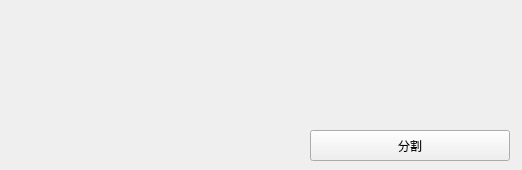
       <widget class="QWidget" name="tab_3">
        <attribute name="title">
         <string>区域生长</string>
        </attribute>
        <widget class="QPushButton" name="btnSegmentation">
         <property name="geometry">
          <rect>
           <x>310</x>
           <y>130</y>
           <width>200</width>
           <height>31</height>
          </rect>
         </property>
         <property name="minimumSize">
          <size>
           <width>200</width>
           <height>0</height>
          </size>
         </property>
         <property name="text">
          <string>分割</string>
         </property>
        </widget>
        <widget class="QWidget" name="widgetThreshold" native="true">
         <property name="geometry">
          <rect>
           <x>20</x>
           <y>10</y>
           <width>493</width>
           <height>114</height>
          </rect>
         </property>
         <property name="minimumSize">
          <size>
           <width>493</width>
           <height>114</height>
          </size>
         </property>
         <property name="maximumSize">
          <size>
           <width>493</width>
           <height>114</height>
          </size>
         </property>
         <property name="styleSheet">
          <string notr="true"/>
         </property>
         <widget class="ctkRangeWidget" name="m_ThresholdSlider" native="true">
          <property name="geometry">
           <rect>
            <x>0</x>
            <y>10</y>
            <width>491</width>
            <height>41</height>
           </rect>
          </property>
          <property name="sizePolicy">
           <sizepolicy hsizetype="Preferred" vsizetype="Preferred">
            <horstretch>0</horstretch>
            <verstretch>0</verstretch>
           </sizepolicy>
          </property>
         </widget>
         <widget class="ctkRangeWidget" name="m_ThresholdSlider_3" native="true">
          <property name="geometry">
           <rect>
            <x>10</x>
            <y>70</y>
            <width>491</width>
            <height>51</height>
           </rect>
          </property>
          <property name="sizePolicy">
           <sizepolicy hsizetype="Preferred" vsizetype="Preferred">
            <horstretch>0</horstretch>
            <verstretch>0</verstretch>
           </sizepolicy>
          </property>
         </widget>
        </widget>
       </widget>
